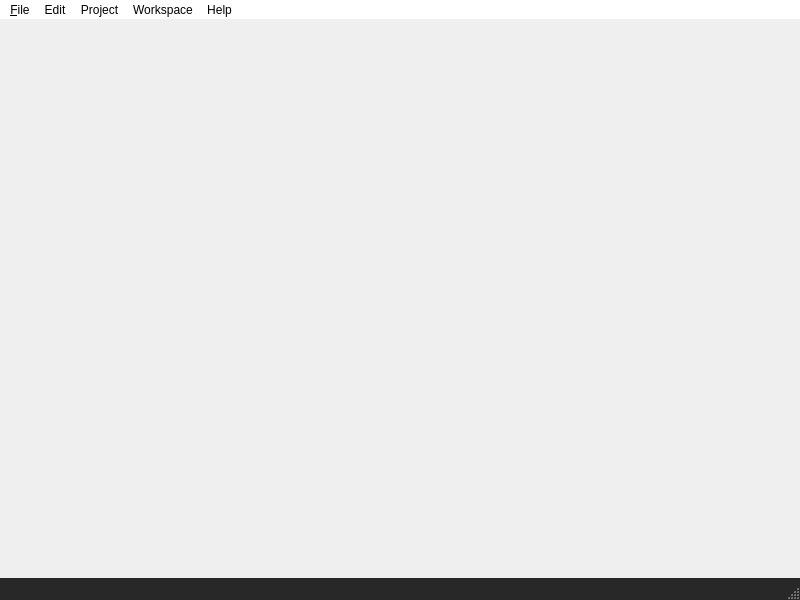
<?xml version="1.0" encoding="UTF-8"?>
<ui version="4.0">
 <class>MainWindow</class>
 <widget class="QMainWindow" name="MainWindow">
  <property name="geometry">
   <rect>
    <x>0</x>
    <y>0</y>
    <width>800</width>
    <height>600</height>
   </rect>
  </property>
  <property name="windowTitle">
   <string>AngelScript IDE</string>
  </property>
  <property name="styleSheet">
   <string notr="true">QMenuBar {
    background-color: rgb(255, 255, 255);
}

QMenuBar::item {
    background: transparent;
}

QMenuBar::item:selected {
    background: #a8a8a8;
}

QMenuBar::item:pressed {
    background: #888888;
}

QStatusBar {
    background-color: rgb(40, 40, 40);
}

QDockWidget::title {
    text-align: center;
    background: rgb(0, 180, 255);
}

/*QSplitter::handle {
	background-color: rgb(100, 100, 100);
}

QSplitter::handle:horizontal {
    width: 2px;
}

QSplitter::handle:vertical {
    height: 2px;
}*/

QToolBar {
	background-color: qlineargradient(spread:pad, x1:0, y1:1, x2:0, y2:0, stop:0 rgba(215, 215, 215, 255), stop:1 rgba(255, 255, 255, 255));
	padding: 0px;
	border-bottom: transparent;
}

QTabWidget::pane { /* The tab widget frame */
border-top: 2px solid #C2C7CB;
}
QTabWidget::tab-bar {
left: 5px; /* move to the right by 5px */
}
/* Style the tab using the tab sub-control. Note that it reads QTabBar _not_ QTabWidget */
QTabBar::tab {
background: qlineargradient(x1: 0, y1: 0, x2: 0, y2: 1, stop: 0 #E1E1E1, stop: 0.4 #DDDDDD, stop: 0.5 #D8D8D8, stop: 1.0 #D3D3D3);
border: 2px solid #C4C4C3;
border-bottom-color: #C2C7CB; /* same as the pane color */
border-top-left-radius: 4px;
border-top-right-radius: 4px;
min-width: 8ex;
padding: 2px;
}
QTabBar::tab:selected, QTabBar::tab:hover {
background: qlineargradient(x1: 0, y1: 0, x2: 0, y2: 1, stop: 0 #fafafa, stop: 0.4 #f4f4f4, stop: 0.5 #e7e7e7, stop: 1.0 #fafafa);
}
QTabBar::tab:selected {
border-color: #9B9B9B;
border-bottom-color: #C2C7CB; /* same as pane color */
}
QTabBar::tab:!selected {
margin-top: 2px; /* make non-selected tabs look smaller */
}
</string>
  </property>
  <widget class="QWidget" name="centralWidget">
   <layout class="QGridLayout" name="gridLayout">
    <property name="leftMargin">
     <number>0</number>
    </property>
    <property name="topMargin">
     <number>0</number>
    </property>
    <property name="rightMargin">
     <number>0</number>
    </property>
    <property name="bottomMargin">
     <number>0</number>
    </property>
    <property name="spacing">
     <number>0</number>
    </property>
   </layout>
  </widget>
  <widget class="QMenuBar" name="menuBar">
   <property name="geometry">
    <rect>
     <x>0</x>
     <y>0</y>
     <width>800</width>
     <height>21</height>
    </rect>
   </property>
   <widget class="QMenu" name="menuFile">
    <property name="title">
     <string>&amp;File</string>
    </property>
    <addaction name="actionNew_Project"/>
    <addaction name="actionOpen_Project"/>
    <addaction name="separator"/>
    <addaction name="actionNew"/>
    <addaction name="actionOpen"/>
    <addaction name="actionSave"/>
    <addaction name="actionSave_All"/>
    <addaction name="separator"/>
    <addaction name="actionCloseProject"/>
    <addaction name="separator"/>
    <addaction name="actionPublish"/>
    <addaction name="separator"/>
    <addaction name="actionExit"/>
   </widget>
   <widget class="QMenu" name="menuEdit">
    <property name="title">
     <string>Edit</string>
    </property>
    <addaction name="actionCut"/>
    <addaction name="actionCopy"/>
    <addaction name="actionPaste"/>
    <addaction name="separator"/>
    <addaction name="actionDelete"/>
    <addaction name="actionRename"/>
   </widget>
   <widget class="QMenu" name="menuProject">
    <property name="title">
     <string>Project</string>
    </property>
    <addaction name="actionRun"/>
    <addaction name="separator"/>
    <addaction name="actionRestart"/>
    <addaction name="actionPause"/>
    <addaction name="actionStop"/>
    <addaction name="separator"/>
    <addaction name="actionStepOver"/>
    <addaction name="actionStepInto"/>
    <addaction name="actionStepOut"/>
    <addaction name="separator"/>
    <addaction name="actionOptions"/>
   </widget>
   <widget class="QMenu" name="menuWorkspace">
    <property name="title">
     <string>Workspace</string>
    </property>
    <addaction name="actionCascade"/>
    <addaction name="actionTabbed"/>
    <addaction name="separator"/>
    <addaction name="actionCustomize"/>
   </widget>
   <widget class="QMenu" name="menuHelp">
    <property name="title">
     <string>Help</string>
    </property>
    <addaction name="actionHelp"/>
    <addaction name="actionAbout"/>
    <addaction name="separator"/>
    <addaction name="actionSettings"/>
   </widget>
   <addaction name="menuFile"/>
   <addaction name="menuEdit"/>
   <addaction name="menuProject"/>
   <addaction name="menuWorkspace"/>
   <addaction name="menuHelp"/>
  </widget>
  <widget class="QStatusBar" name="statusBar"/>
  <action name="actionNew_Project">
   <property name="icon">
    <iconset resource="resources.qrc">
     <normaloff>:/menubar/icons/new_folder.png</normaloff>:/menubar/icons/new_folder.png</iconset>
   </property>
   <property name="text">
    <string>&amp;New Project...</string>
   </property>
   <property name="toolTip">
    <string>Create new project</string>
   </property>
   <property name="shortcut">
    <string>Ctrl+Shift+N</string>
   </property>
  </action>
  <action name="actionOpen_Project">
   <property name="icon">
    <iconset resource="resources.qrc">
     <normaloff>:/menubar/icons/open_folder.png</normaloff>:/menubar/icons/open_folder.png</iconset>
   </property>
   <property name="text">
    <string>&amp;Open Project...</string>
   </property>
   <property name="toolTip">
    <string>Open project file</string>
   </property>
   <property name="shortcut">
    <string>Ctrl+Shift+O</string>
   </property>
  </action>
  <action name="actionSave_All">
   <property name="enabled">
    <bool>false</bool>
   </property>
   <property name="icon">
    <iconset resource="resources.qrc">
     <normaloff>:/menubar/icons/save_all.png</normaloff>:/menubar/icons/save_all.png</iconset>
   </property>
   <property name="text">
    <string>&amp;Save All</string>
   </property>
   <property name="toolTip">
    <string>Save all open files</string>
   </property>
   <property name="shortcut">
    <string>Ctrl+Shift+S</string>
   </property>
  </action>
  <action name="actionExit">
   <property name="text">
    <string>E&amp;xit</string>
   </property>
   <property name="toolTip">
    <string>Exit AngelScriptIDE</string>
   </property>
   <property name="shortcut">
    <string>Ctrl+Q</string>
   </property>
  </action>
  <action name="actionPublish">
   <property name="enabled">
    <bool>false</bool>
   </property>
   <property name="text">
    <string>Publish...</string>
   </property>
   <property name="toolTip">
    <string>Publish project</string>
   </property>
  </action>
  <action name="actionRun">
   <property name="enabled">
    <bool>false</bool>
   </property>
   <property name="icon">
    <iconset resource="resources.qrc">
     <normaloff>:/toolbar/icons/run.png</normaloff>:/toolbar/icons/run.png</iconset>
   </property>
   <property name="text">
    <string>Run</string>
   </property>
   <property name="toolTip">
    <string>Run program</string>
   </property>
   <property name="shortcut">
    <string>F5</string>
   </property>
  </action>
  <action name="actionOptions">
   <property name="enabled">
    <bool>false</bool>
   </property>
   <property name="text">
    <string>Options...</string>
   </property>
   <property name="toolTip">
    <string>Project options</string>
   </property>
   <property name="shortcut">
    <string>Ctrl+O</string>
   </property>
  </action>
  <action name="actionCascade">
   <property name="checkable">
    <bool>true</bool>
   </property>
   <property name="checked">
    <bool>true</bool>
   </property>
   <property name="text">
    <string>Cascade</string>
   </property>
   <property name="toolTip">
    <string>Show editor files in cascaded windows</string>
   </property>
  </action>
  <action name="actionTabbed">
   <property name="checkable">
    <bool>true</bool>
   </property>
   <property name="text">
    <string>Tabbed</string>
   </property>
   <property name="toolTip">
    <string>Show editor files in tabs</string>
   </property>
  </action>
  <action name="actionCustomize">
   <property name="text">
    <string>Customize...</string>
   </property>
   <property name="toolTip">
    <string>Customize workspace</string>
   </property>
  </action>
  <action name="actionAbout">
   <property name="text">
    <string>About...</string>
   </property>
   <property name="toolTip">
    <string>About ASIDE</string>
   </property>
  </action>
  <action name="actionHelp">
   <property name="text">
    <string>Context...</string>
   </property>
   <property name="shortcut">
    <string>F1</string>
   </property>
  </action>
  <action name="actionSettings">
   <property name="text">
    <string>Settings...</string>
   </property>
   <property name="toolTip">
    <string>Change editor settings</string>
   </property>
  </action>
  <action name="actionCloseProject">
   <property name="enabled">
    <bool>false</bool>
   </property>
   <property name="text">
    <string>Close Project</string>
   </property>
   <property name="toolTip">
    <string>Close the current project</string>
   </property>
   <property name="shortcut">
    <string>Ctrl+Shift+W</string>
   </property>
  </action>
  <action name="actionPause">
   <property name="enabled">
    <bool>false</bool>
   </property>
   <property name="icon">
    <iconset resource="resources.qrc">
     <normaloff>:/toolbar/icons/pause.png</normaloff>:/toolbar/icons/pause.png</iconset>
   </property>
   <property name="text">
    <string>Pause</string>
   </property>
   <property name="toolTip">
    <string>Pause game</string>
   </property>
  </action>
  <action name="actionStop">
   <property name="enabled">
    <bool>false</bool>
   </property>
   <property name="icon">
    <iconset resource="resources.qrc">
     <normaloff>:/toolbar/icons/stop.png</normaloff>:/toolbar/icons/stop.png</iconset>
   </property>
   <property name="text">
    <string>Stop</string>
   </property>
   <property name="toolTip">
    <string>Stop game</string>
   </property>
  </action>
  <action name="actionRestart">
   <property name="enabled">
    <bool>false</bool>
   </property>
   <property name="icon">
    <iconset resource="resources.qrc">
     <normaloff>:/toolbar/icons/restart.png</normaloff>:/toolbar/icons/restart.png</iconset>
   </property>
   <property name="text">
    <string>Restart</string>
   </property>
   <property name="toolTip">
    <string>Restart game</string>
   </property>
  </action>
  <action name="actionBrowse_Project">
   <property name="text">
    <string>Open in Explorer</string>
   </property>
   <property name="toolTip">
    <string>Open current folder in Explorer</string>
   </property>
  </action>
  <action name="actionOpen">
   <property name="enabled">
    <bool>false</bool>
   </property>
   <property name="icon">
    <iconset resource="resources.qrc">
     <normaloff>:/menubar/icons/open_file.png</normaloff>:/menubar/icons/open_file.png</iconset>
   </property>
   <property name="text">
    <string>Open File...</string>
   </property>
   <property name="toolTip">
    <string>Open script file</string>
   </property>
   <property name="shortcut">
    <string>Ctrl+O</string>
   </property>
  </action>
  <action name="actionSave">
   <property name="enabled">
    <bool>false</bool>
   </property>
   <property name="icon">
    <iconset resource="resources.qrc">
     <normaloff>:/menubar/icons/save_file.png</normaloff>:/menubar/icons/save_file.png</iconset>
   </property>
   <property name="text">
    <string>Save File</string>
   </property>
   <property name="toolTip">
    <string>Save current file</string>
   </property>
   <property name="shortcut">
    <string>Ctrl+S</string>
   </property>
  </action>
  <action name="actionNew">
   <property name="enabled">
    <bool>false</bool>
   </property>
   <property name="icon">
    <iconset resource="resources.qrc">
     <normaloff>:/menubar/icons/new_file.png</normaloff>:/menubar/icons/new_file.png</iconset>
   </property>
   <property name="text">
    <string>New File...</string>
   </property>
   <property name="toolTip">
    <string>Create script file</string>
   </property>
   <property name="shortcut">
    <string>Ctrl+N</string>
   </property>
  </action>
  <action name="actionCut">
   <property name="enabled">
    <bool>false</bool>
   </property>
   <property name="text">
    <string>Cut</string>
   </property>
   <property name="shortcut">
    <string>Ctrl+X</string>
   </property>
  </action>
  <action name="actionCopy">
   <property name="enabled">
    <bool>false</bool>
   </property>
   <property name="text">
    <string>Copy</string>
   </property>
   <property name="shortcut">
    <string>Ctrl+C</string>
   </property>
  </action>
  <action name="actionPaste">
   <property name="enabled">
    <bool>false</bool>
   </property>
   <property name="text">
    <string>Paste</string>
   </property>
   <property name="shortcut">
    <string>Ctrl+V</string>
   </property>
  </action>
  <action name="actionDelete">
   <property name="enabled">
    <bool>false</bool>
   </property>
   <property name="text">
    <string>Delete</string>
   </property>
   <property name="shortcut">
    <string>Del</string>
   </property>
  </action>
  <action name="actionRename">
   <property name="enabled">
    <bool>false</bool>
   </property>
   <property name="text">
    <string>Rename</string>
   </property>
   <property name="shortcut">
    <string>F2</string>
   </property>
  </action>
  <action name="actionStepOver">
   <property name="enabled">
    <bool>false</bool>
   </property>
   <property name="icon">
    <iconset resource="resources.qrc">
     <normaloff>:/debugger/icons/dbgstepover.png</normaloff>:/debugger/icons/dbgstepover.png</iconset>
   </property>
   <property name="text">
    <string>Step Over</string>
   </property>
  </action>
  <action name="actionStepInto">
   <property name="enabled">
    <bool>false</bool>
   </property>
   <property name="icon">
    <iconset resource="resources.qrc">
     <normaloff>:/debugger/icons/dbgstepinto.png</normaloff>:/debugger/icons/dbgstepinto.png</iconset>
   </property>
   <property name="text">
    <string>Step Into</string>
   </property>
  </action>
  <action name="actionStepOut">
   <property name="enabled">
    <bool>false</bool>
   </property>
   <property name="icon">
    <iconset resource="resources.qrc">
     <normaloff>:/debugger/icons/dbgstepout.png</normaloff>:/debugger/icons/dbgstepout.png</iconset>
   </property>
   <property name="text">
    <string>Step Out</string>
   </property>
  </action>
 </widget>
 <layoutdefault spacing="6" margin="11"/>
 <resources>
  <include location="resources.qrc"/>
 </resources>
 <connections>
  <connection>
   <sender>actionExit</sender>
   <signal>triggered()</signal>
   <receiver>MainWindow</receiver>
   <slot>close()</slot>
   <hints>
    <hint type="sourcelabel">
     <x>-1</x>
     <y>-1</y>
    </hint>
    <hint type="destinationlabel">
     <x>399</x>
     <y>299</y>
    </hint>
   </hints>
  </connection>
  <connection>
   <sender>actionRun</sender>
   <signal>triggered()</signal>
   <receiver>MainWindow</receiver>
   <slot>startApplication()</slot>
   <hints>
    <hint type="sourcelabel">
     <x>-1</x>
     <y>-1</y>
    </hint>
    <hint type="destinationlabel">
     <x>210</x>
     <y>154</y>
    </hint>
   </hints>
  </connection>
  <connection>
   <sender>actionPause</sender>
   <signal>triggered()</signal>
   <receiver>MainWindow</receiver>
   <slot>interruptExec()</slot>
   <hints>
    <hint type="sourcelabel">
     <x>-1</x>
     <y>-1</y>
    </hint>
    <hint type="destinationlabel">
     <x>399</x>
     <y>299</y>
    </hint>
   </hints>
  </connection>
  <connection>
   <sender>actionStop</sender>
   <signal>triggered()</signal>
   <receiver>MainWindow</receiver>
   <slot>stopExec()</slot>
   <hints>
    <hint type="sourcelabel">
     <x>-1</x>
     <y>-1</y>
    </hint>
    <hint type="destinationlabel">
     <x>399</x>
     <y>299</y>
    </hint>
   </hints>
  </connection>
  <connection>
   <sender>actionRestart</sender>
   <signal>triggered()</signal>
   <receiver>MainWindow</receiver>
   <slot>restartExec()</slot>
   <hints>
    <hint type="sourcelabel">
     <x>-1</x>
     <y>-1</y>
    </hint>
    <hint type="destinationlabel">
     <x>399</x>
     <y>299</y>
    </hint>
   </hints>
  </connection>
  <connection>
   <sender>actionSettings</sender>
   <signal>triggered()</signal>
   <receiver>MainWindow</receiver>
   <slot>showSettings()</slot>
   <hints>
    <hint type="sourcelabel">
     <x>-1</x>
     <y>-1</y>
    </hint>
    <hint type="destinationlabel">
     <x>399</x>
     <y>299</y>
    </hint>
   </hints>
  </connection>
  <connection>
   <sender>actionCloseProject</sender>
   <signal>triggered()</signal>
   <receiver>MainWindow</receiver>
   <slot>closeProject()</slot>
   <hints>
    <hint type="sourcelabel">
     <x>-1</x>
     <y>-1</y>
    </hint>
    <hint type="destinationlabel">
     <x>399</x>
     <y>299</y>
    </hint>
   </hints>
  </connection>
 </connections>
 <slots>
  <slot>createProject()</slot>
  <slot>openProject()</slot>
  <slot>startApplication()</slot>
  <slot>closeProject()</slot>
  <slot>interruptExec()</slot>
  <slot>restartExec()</slot>
  <slot>stopExec()</slot>
  <slot>saveFile()</slot>
  <slot>saveAllFiles()</slot>
  <slot>openFile()</slot>
  <slot>newFile()</slot>
  <slot>showSettings()</slot>
 </slots>
</ui>
